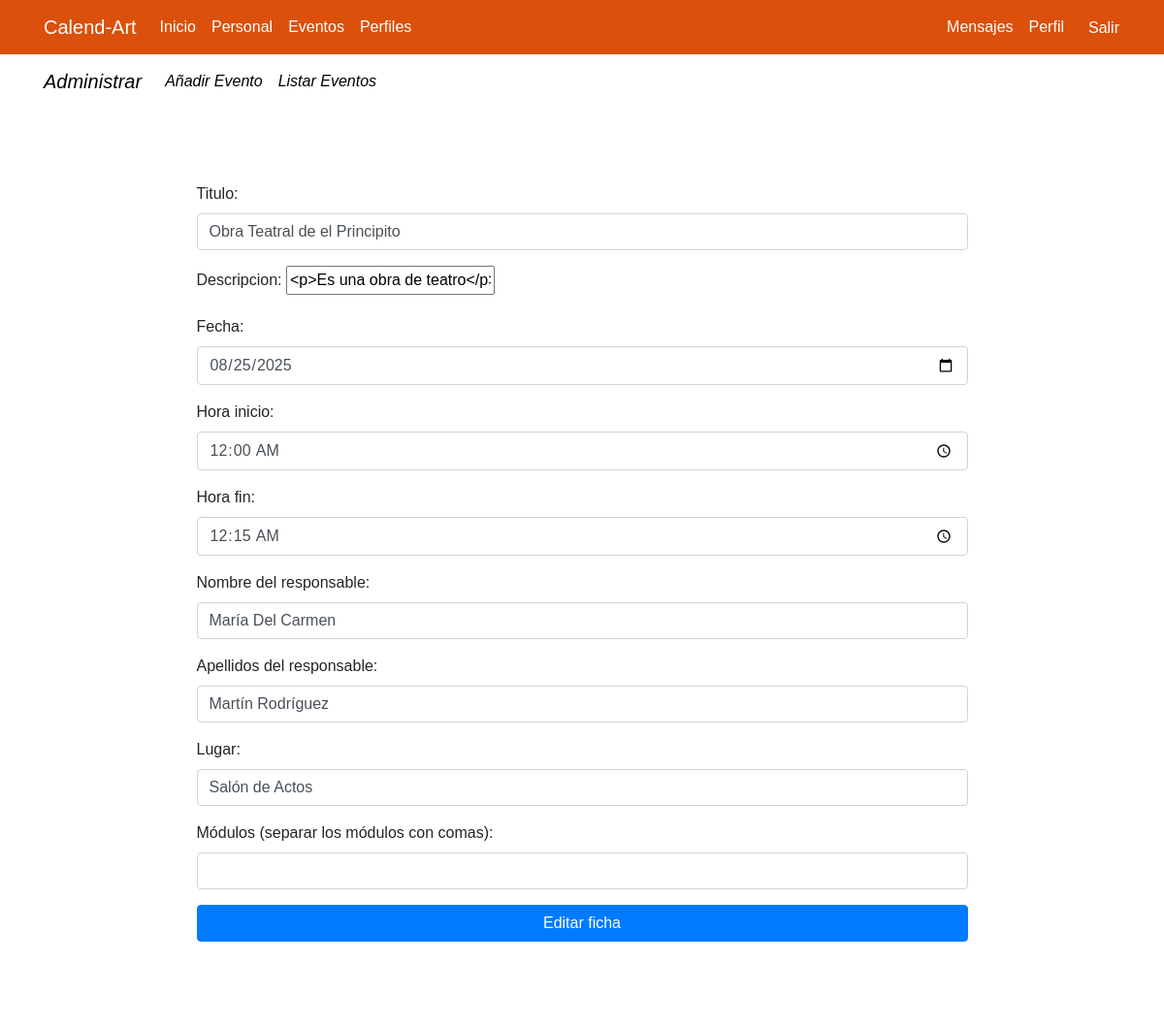
/eventos/9/editar/ (signed in), run on an earlier commit of the app's database.
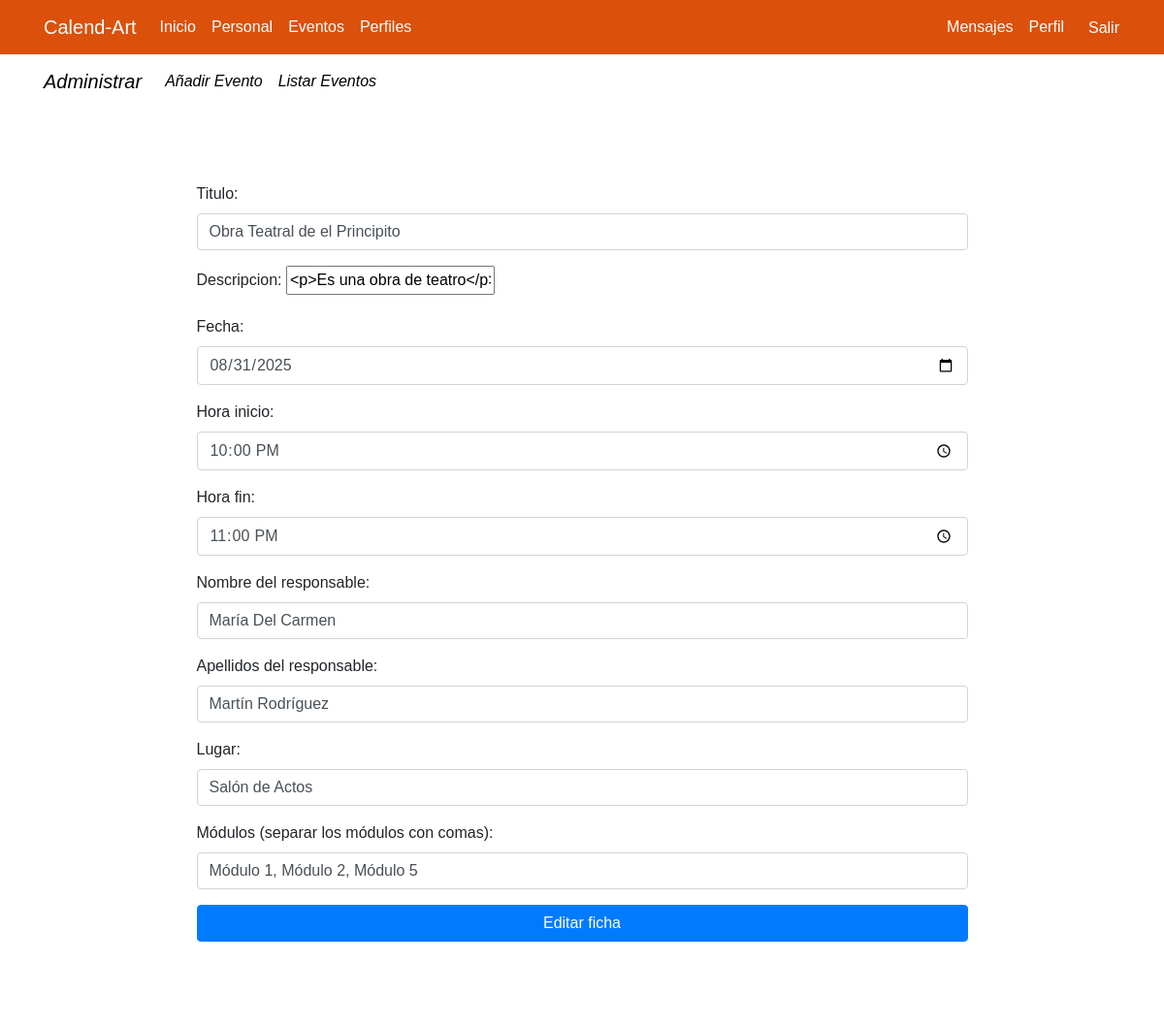
And on a later commit of the database.
### eventos/models.py (models this page shows, shortened)
class Evento(models.Model):
    titulo = models.CharField(max_length=255)
    responsable = models.ForeignKey(Empleado, on_delete=models.PROTECT, related_name='eventos_responsable')
    lugar = models.ForeignKey(Lugar, on_delete=models.PROTECT, related_name='eventos_lugar')
    modulo = models.ManyToManyField(Modulo, related_name='eventos_modulo')
    descripcion = models.TextField(blank=True)
    fecha = models.DateField()
    hora_inicio = models.TimeField()
    hora_fin = models.TimeField()
    class Meta:
        ordering = ['fecha', 'hora_inicio']
        verbose_name = 'Evento'
        verbose_name_plural = 'Eventos'

### eventos/views.py (the view, shortened to what this page needs)
# urls.py: path('<int:pk>/editar/', EventoUpdate.as_view(), name='evento_update'),
@method_decorator(staff_member_required, name="dispatch")
class EventoUpdate(UpdateView):
    model = Evento
    form_class =EventoUpdateForm
    template_name_suffix = '_update_form'

### eventos/forms.py
class EventoUpdateForm(EventoForm):
    def __init__(self, *args, **kwargs):
        super().__init__(*args, **kwargs)
        if self.instance and self.instance.responsable:
            self.initial['responsable_nombre'] = self.instance.responsable.nombre
            self.initial['responsable_apellidos'] = self.instance.responsable.apellidos
        if self.instance and self.instance.lugar:
            self.initial['lugar_nombre'] = self.instance.lugar.nombre
        if self.instance and self.instance.modulo.exists():
            modulos_nombres = ", ".join([m.nombre for m in self.instance.modulo.all()])
            self.initial['modulo_nombres'] = modulos_nombres

### eventos/templates/eventos/evento_update_form.html (shortened to what this page needs)
{% extends 'core/base.html' %}
{% load static %}
{% block segundo_nav%}
  {% include 'eventos/includes/eventos_menu.html'%}
{% endblock %}
{% block content %}
<main role="main">
  <div class="container">
    <div class="row mt-3 mb-5">
      <div class="col-md-9 mx-auto">
        <div>
            <form action="" method="post">{% csrf_token %}
                {% for field in form %}
                  <div class="form-group">
                    {{ field.label_tag }}
                    {{ field }}
                  </div>
                {% endfor %}
              <div class="text-center">
                <input type="submit" class="btn btn-primary btn-block" value="Editar ficha" />
              </div>
            </form>
        </div>
      </div>
    </div>
  </div>
</main>
{% endblock %}

What changed in the data, as far as the page shows it:
changed Evento "Obra Teatral de el Principito": fecha "08/25/2025" → "08/31/2025"; hora_inicio "00:00:00" → "22:00:00"; hora_fin "00:15:00" → "23:00:00"
Also different on the page:
form field modulo_nombres: (not shown) → "Módulo 1, Módulo 2, Módulo 5"
